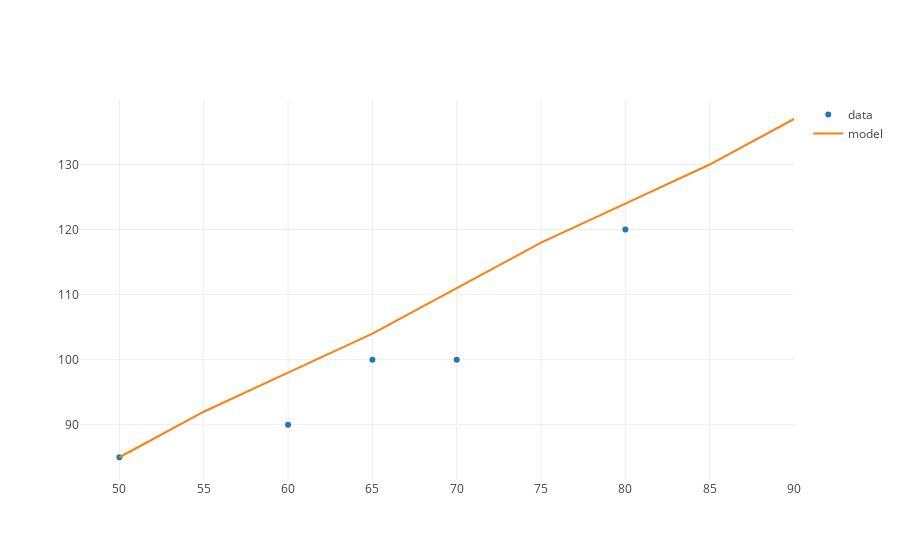

Notebook code for this chart:
### Markdown cell above
Uncomment the code below to display a trace of our model and our outputs.

### Code cell
from graph import trace_values, plot
data_trace = trace_values(temperatures, amounts)
layout = {'yaxis': {'range': [0, 18], 'title': 'expected customers'}, 'xaxis': {'title': 'temperatures'}}
plot([data_trace, model_trace])

### Figure 1 — Plotly figure (JSON) as saved in the notebook; plotly's stock layout.template omitted (floating-point values rounded to 4 significant figures)
{"data": [{"mode": "markers", "name": "data", "text": [], "type": "scatter", "uid": "681b4f67-745a-4e66-8169-04ce88eab00a", "x": [80, 65, 50, 70, 60], "y": [120, 100, 85, 100, 90]}, {"mode": "lines", "name": "model", "text": [], "type": "scatter", "uid": "65ca4faa-19de-42d6-9662-9d2d0bbfb7dc", "x": [50, 55, 60, 65, 70, 75, 80, 85, 90], "y": [85, 92, 98, 104, 111, 118, 124, 130, 137]}], "layout": {}}
